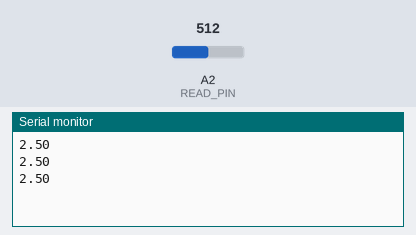
A sketch run on a simulated Arduino Uno, built with avr-gcc and run on an emulated ATmega328P. On the bench: the last lines printed to the serial monitor. The inputs (shaded band) are chosen by the test bench; at power-on: A2 (READ_PIN) = 512.

Above: at 1.3 s.
1.4 s: A2 (READ_PIN) set to 716
At 1.9 s:
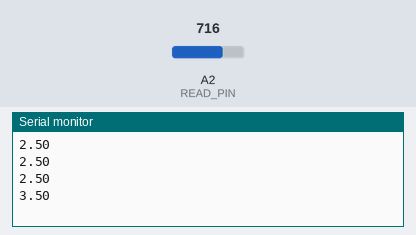
2.9 s: A2 (READ_PIN) set to 900
At 3.4 s:
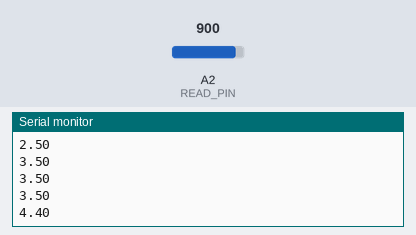
Timing chart, 0 to 5.9 s (numbered marks = the images above; inputs shaded):
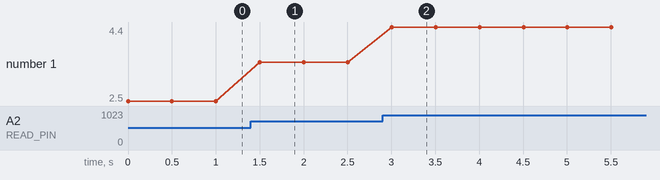

Measured:
- after the input at 1.4 s, the serial monitor: prints a new line after 0.10 s (image 1)
- after the input at 2.9 s, the serial monitor: prints a new line after 0.10 s (image 2)
- plotted number 1: 2.5 → 3.5 after the input at 1.4 s, 3.5 → 4.4 after the input at 2.9 s

The sketch:

4_analog-pins.ino
```cpp
// Use potentiometer to read analog value
const byte READ_PIN = A2;

void setup()
{
    pinMode(READ_PIN, INPUT);
    Serial.begin(9600);
}

void loop()
{
    float sensorValue = analogRead(READ_PIN) * 5. / 1023.; // 0-1023 -> 0-5v
    Serial.println(sensorValue);
    delay(500);
}
```
